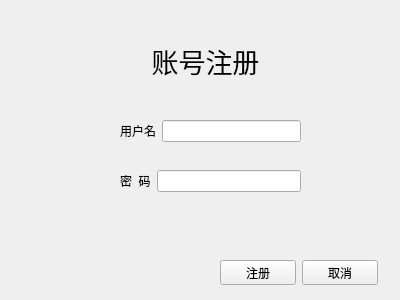
<?xml version="1.0" encoding="UTF-8"?>
<ui version="4.0">
 <class>Form</class>
 <widget class="QWidget" name="Form">
  <property name="geometry">
   <rect>
    <x>0</x>
    <y>0</y>
    <width>400</width>
    <height>300</height>
   </rect>
  </property>
  <property name="windowTitle">
   <string>账号注册</string>
  </property>
  <property name="windowIcon">
   <iconset>
    <normaloff>images/icon.jpg</normaloff>images/icon.jpg</iconset>
  </property>
  <widget class="QLabel" name="label">
   <property name="geometry">
    <rect>
     <x>110</x>
     <y>30</y>
     <width>191</width>
     <height>61</height>
    </rect>
   </property>
   <property name="font">
    <font>
     <family>Adobe Devanagari</family>
     <pointsize>20</pointsize>
    </font>
   </property>
   <property name="layoutDirection">
    <enum>Qt::LeftToRight</enum>
   </property>
   <property name="text">
    <string>账号注册</string>
   </property>
   <property name="alignment">
    <set>Qt::AlignCenter</set>
   </property>
  </widget>
  <widget class="QWidget" name="layoutWidget">
   <property name="geometry">
    <rect>
     <x>120</x>
     <y>120</y>
     <width>181</width>
     <height>22</height>
    </rect>
   </property>
   <layout class="QHBoxLayout" name="horizontalLayout">
    <item>
     <widget class="QLabel" name="label_2">
      <property name="text">
       <string>用户名</string>
      </property>
     </widget>
    </item>
    <item>
     <widget class="QLineEdit" name="edit_username"/>
    </item>
   </layout>
  </widget>
  <widget class="QWidget" name="layoutWidget_2">
   <property name="geometry">
    <rect>
     <x>220</x>
     <y>260</y>
     <width>158</width>
     <height>25</height>
    </rect>
   </property>
   <layout class="QHBoxLayout" name="horizontalLayout_3">
    <item>
     <widget class="QPushButton" name="pushButton_regiser">
      <property name="text">
       <string>注册</string>
      </property>
     </widget>
    </item>
    <item>
     <widget class="QPushButton" name="pushButton_cancer">
      <property name="text">
       <string>取消</string>
      </property>
     </widget>
    </item>
   </layout>
  </widget>
  <widget class="QLabel" name="label_4">
   <property name="geometry">
    <rect>
     <x>30</x>
     <y>30</y>
     <width>54</width>
     <height>51</height>
    </rect>
   </property>
   <property name="text">
    <string/>
   </property>
   <property name="pixmap">
    <pixmap>images/small_log.png</pixmap>
   </property>
  </widget>
  <widget class="QWidget" name="layoutWidget_3">
   <property name="geometry">
    <rect>
     <x>120</x>
     <y>170</y>
     <width>181</width>
     <height>22</height>
    </rect>
   </property>
   <layout class="QHBoxLayout" name="horizontalLayout_2" stretch="0,0">
    <item>
     <widget class="QLabel" name="label_3">
      <property name="text">
       <string>密  码</string>
      </property>
     </widget>
    </item>
    <item>
     <widget class="QLineEdit" name="edit_password"/>
    </item>
   </layout>
  </widget>
 </widget>
 <resources/>
 <connections/>
</ui>
